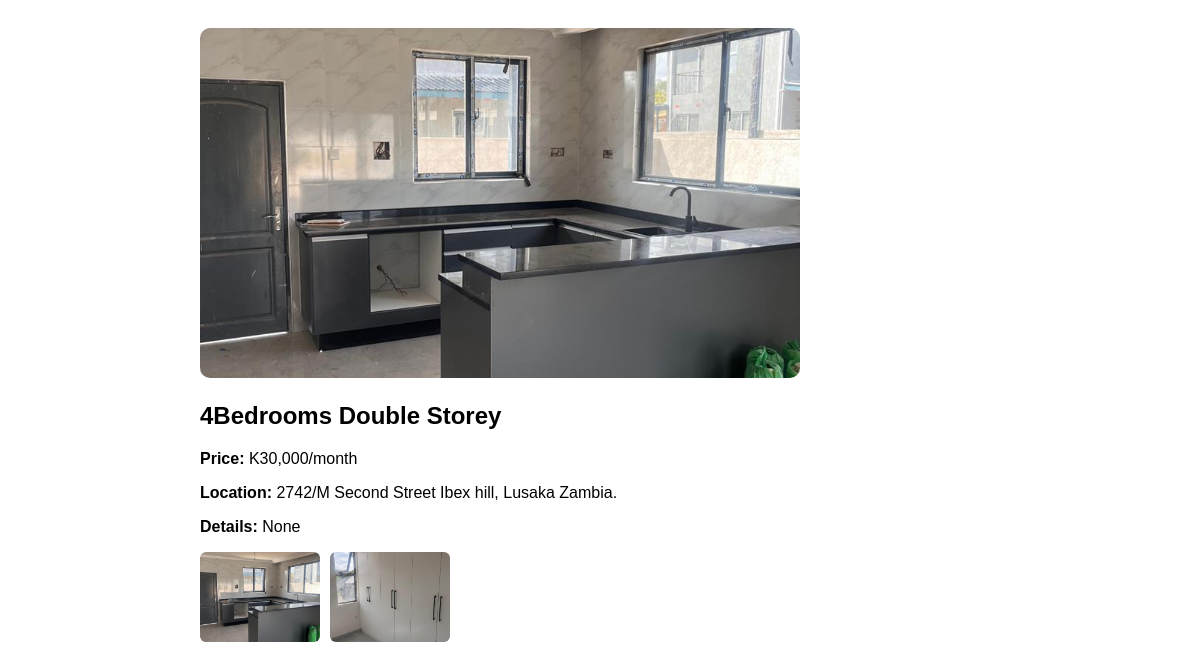
Page /property/2 on the committed database.
### tables this page shows
CREATE TABLE properties (
    id INTEGER PRIMARY KEY AUTOINCREMENT,
    title TEXT,
    price TEXT,
    location TEXT,
    description TEXT,
    image TEXT,
    property_type TEXT
);

### app.py (the view)
@app.route("/property/<int:id>")
def property_detail(id):
    conn = sqlite3.connect("database.db")
    cursor = conn.cursor()
    cursor.execute("SELECT * FROM properties WHERE id = ?", (id,))
    property = cursor.fetchone()
    conn.close()
    if property is None:
        return "Property not found"
    if property[5]:
        images = [img.strip() for img in property[5].split(",")]
    else:
        images = []
    return render_template("property.html", property=property, images=images)

### templates/property.html (shortened to what this page needs)
<!DOCTYPE html>
<html lang="en">
<head>
</head>
<body>
<div class="container">
    <img id="mainImage"
         src="{{ url_for('static', filename='images/' + images[0]) }}"
         class="main-image">
    <h2>{{ property[1] }}</h2>
    <p><strong>Price:</strong> {{ property[2] }}</p>
    <p><strong>Location:</strong> {{ property[3] }}</p>
    <p><strong>Details:</strong> {{ property[4] }}</p>
    <div class="gallery">
        {% for img in images %}
            <img src="{{ url_for('static', filename='images/' + img) }}"
                 class="thumb"
                 onclick="changeImage(this)">
        {% endfor %}
    </div>
</div>
</body>
</html>

### templates/property.html (style rules this page uses)
body { font-family: Arial, sans-serif; padding: 20px; }
.main-image { width: 100%; max-width: 600px; height: 350px; object-fit: cover; border-radius: 10px; }
.gallery { display: flex; gap: 10px; margin-top: 15px; }
.thumb { width: 120px; height: 90px; object-fit: cover; border-radius: 6px; cursor: pointer; }
.container { max-width: 800px; margin: auto; }

### rows in the picture
properties: title "4Bedrooms Double Storey", price "K30,000/month", location "2742/M Second Street Ibex hill, Lusaka Zambia."

### other values in the picture
{{ property[4] }} "None"
